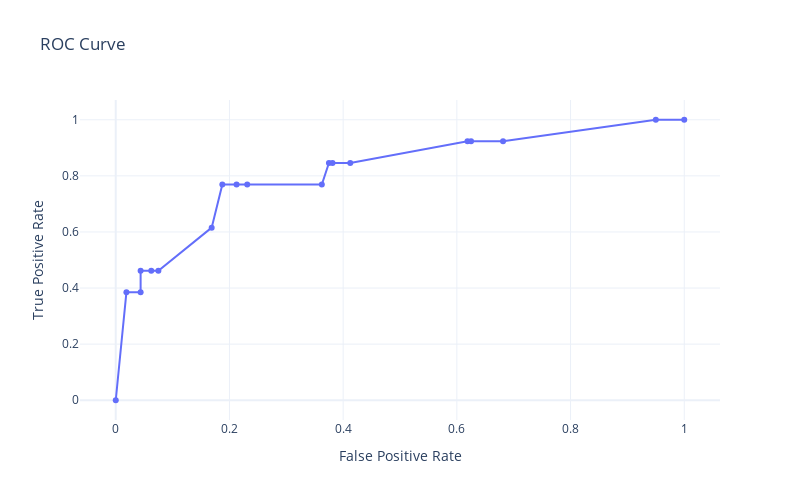

Write notebook code for a chart like this one.
### Markdown cell above
### Gradient Boosting Machine

Gradient Boosting builds an additive model by sequentially fitting decision trees to correct the errors of prior models using gradient descent on a loss function.

#### Model Definition

Given data $(\mathbf{x}_i, y_i)$, the prediction is:

$$
F_M(\mathbf{x}) = \sum_{m=1}^M \gamma_m h_m(\mathbf{x})
$$

Where:
- $h_m(\mathbf{x})$: the $m$-th weak learner (decision tree).
- $\gamma_m$: step size
- $M$: number of boosting rounds

Each $h_m$ is fit to the negative gradient of the loss function $\ell$:

$$
r_i^{(m)} = -\left[\frac{\partial \ell(y_i, F(\mathbf{x}_i))}{\partial F(\mathbf{x}_i)}\right]_{F = F_{m-1}}
$$

### Code cell
# BGM
from sklearn.ensemble import GradientBoostingClassifier
from sklearn.utils.class_weight import compute_sample_weight

# ----------------------------------------- Model Parameters  -----------------------------------------

auto_best_threshold_based_on_metric = 'accuracy'       # Available metrics: ["accuracy", "sensitivity", "specificity", "ppv", "npv", "f1", "auc"]
include_bootstrap_confidence_intervals = True          # True # False
cross_validation_splits = 5                            # 5-Fold cross validation
grid_search_scoring_metric = 'recall'                 # choosing best metric in grid search : ['roc_auc','recall']

# ----------------------------------------------------------------------------------------------------

gb_pipe = Pipeline([
    ('scaler', StandardScaler()),
    ('gb', GradientBoostingClassifier(random_state=42))
])

# Gradient Boosting hyperparameter grid
gb_param_grid = {
    'gb__n_estimators': [50, 100, 200, 300, 400, 500],
    'gb__learning_rate': [0.01, 0.1, 0.2, 0.3, 0.4],
    'gb__max_depth': [2, 3, 5, 7]
}

sample_weight = compute_sample_weight(class_weight='balanced', y=y_train)
cv = StratifiedKFold(n_splits=cross_validation_splits, shuffle=True, random_state=random_state)
gb_grid = GridSearchCV(gb_pipe, gb_param_grid, cv=cv, scoring=grid_search_scoring_metric, n_jobs=-1)
gb_grid.fit(X_train, y_train, gb__sample_weight=sample_weight)

print("Gradient Boosting best parameters:", gb_grid.best_params_)

# Evaluate GB on test set
gb_best = gb_grid.best_estimator_
y_test_proba_gb = gb_best.predict_proba(X_test)[:, 1]


best_metrics_gb = find_best_threshold(
    model=gb_best,
    X_test=X_test,
    y_test=y_test,
    metric=auto_best_threshold_based_on_metric,             
    bootstrap=include_bootstrap_confidence_intervals,    # to get CI    
    n_bootstrap=100        
)

print_metrics(metrics_dict=best_metrics_gb)

plot_confusion_mat(gb_best, 
                   X_test, y_test, 
                   threshold=best_metrics_gb['threshold'], 
                   labels=["Human", "Robot"])

fig = plot_auc(y_test, y_test_proba_gb)
fig.show()

# ------------------------ Choosing a different threshold ------------------------

# threshold_to_display = 0.5 

# threshold_dict = evaluate_model_at_threshold(gb_best, 
#                             X_test, y_test, 
#                             threshold=threshold_to_display, 
#                             bootstrap=include_bootstrap_confidence_intervals, 
#                             n_bootstrap=100)

# print_metrics(metrics_dict=threshold_dict)

# plot_confusion_mat(gb_best, 
#                    X_test, y_test, 
#                    threshold=threshold_dict['threshold'], 
#                    labels=["Human", "Robot"])

# --------------------------------------------------------------------------------

### Figure 1 — Plotly figure (JSON) as saved in the notebook; plotly's stock layout.template omitted (floating-point values rounded to 4 significant figures)
{"data": [{"hoverinfo": "text", "mode": "lines+markers", "name": "ROC Curve", "text": ["Threshold: inf<br>Accuracy: 0.500<br>F1: 0.000", "Threshold: 0.66<br>Accuracy: 0.683<br>F1: 0.476", "Threshold: 0.63<br>Accuracy: 0.670<br>F1: 0.400", "Threshold: 0.62<br>Accuracy: 0.709<br>F1: 0.462", "Threshold: 0.57<br>Accuracy: 0.700<br>F1: 0.414", "Threshold: 0.54<br>Accuracy: 0.693<br>F1: 0.387", "Threshold: 0.54<br>Accuracy: 0.723<br>F1: 0.333", "Threshold: 0.53<br>Accuracy: 0.791<br>F1: 0.377", "Threshold: 0.53<br>Accuracy: 0.778<br>F1: 0.351", "Threshold: 0.51<br>Accuracy: 0.769<br>F1: 0.333", "Threshold: 0.50<br>Accuracy: 0.703<br>F1: 0.247", "Threshold: 0.50<br>Accuracy: 0.736<br>F1: 0.262", "Threshold: 0.50<br>Accuracy: 0.732<br>F1: 0.259", "Threshold: 0.48<br>Accuracy: 0.717<br>F1: 0.244", "Threshold: 0.42<br>Accuracy: 0.652<br>F1: 0.194", "Threshold: 0.42<br>Accuracy: 0.649<br>F1: 0.192", "Threshold: 0.41<br>Accuracy: 0.621<br>F1: 0.179", "Threshold: 0.31<br>Accuracy: 0.525<br>F1: 0.146", "Threshold: 0.31<br>Accuracy: 0.500<br>F1: 0.140"], "type": "scatter", "x": [0.0, 0.01875, 0.04375, 0.04375, 0.0625, 0.075, 0.1688, 0.1875, 0.2125, 0.2313, 0.3625, 0.375, 0.3812, 0.4125, 0.6188, 0.625, 0.6813, 0.95, 1.0], "y": [0.0, 0.3846, 0.3846, 0.4615, 0.4615, 0.4615, 0.6154, 0.7692, 0.7692, 0.7692, 0.7692, 0.8462, 0.8462, 0.8462, 0.9231, 0.9231, 0.9231, 1.0, 1.0]}], "layout": {"height": 500, "title": {"text": "ROC Curve"}, "width": 800, "xaxis": {"title": {"text": "False Positive Rate"}}, "yaxis": {"title": {"text": "True Positive Rate"}}}}
